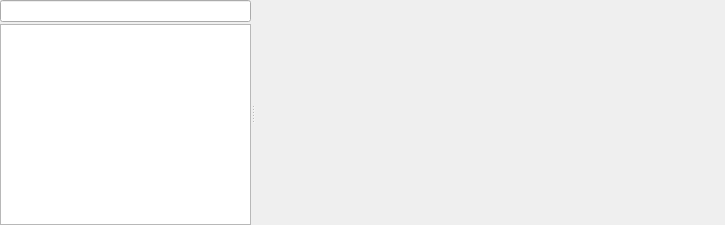
<?xml version="1.0" encoding="UTF-8"?>
<ui version="4.0">
 <class>SettingsDialog</class>
 <widget class="QDialog" name="SettingsDialog">
  <property name="geometry">
   <rect>
    <x>0</x>
    <y>0</y>
    <width>725</width>
    <height>225</height>
   </rect>
  </property>
  <property name="sizePolicy">
   <sizepolicy hsizetype="Minimum" vsizetype="Minimum">
    <horstretch>0</horstretch>
    <verstretch>0</verstretch>
   </sizepolicy>
  </property>
  <property name="windowTitle">
   <string>Prymatex Settings</string>
  </property>
  <property name="windowIcon">
   <iconset>
    <normaloff>:/icons/actions/configure.png</normaloff>:/icons/actions/configure.png</iconset>
  </property>
  <layout class="QVBoxLayout" name="verticalLayout_2">
   <property name="spacing">
    <number>2</number>
   </property>
   <property name="margin">
    <number>0</number>
   </property>
   <item>
    <widget class="QSplitter" name="splitter">
     <property name="orientation">
      <enum>Qt::Horizontal</enum>
     </property>
     <widget class="QWidget" name="layoutWidget">
      <layout class="QVBoxLayout" name="verticalLayout">
       <property name="spacing">
        <number>2</number>
       </property>
       <item>
        <widget class="QLineEdit" name="lineEditFilter"/>
       </item>
       <item>
        <widget class="QTreeView" name="treeViewSettings"/>
       </item>
      </layout>
     </widget>
     <widget class="QWidget" name="mainContainer" native="true">
      <property name="sizePolicy">
       <sizepolicy hsizetype="Preferred" vsizetype="Maximum">
        <horstretch>0</horstretch>
        <verstretch>0</verstretch>
       </sizepolicy>
      </property>
      <property name="minimumSize">
       <size>
        <width>470</width>
        <height>0</height>
       </size>
      </property>
      <layout class="QVBoxLayout" name="verticalLayout_3">
       <property name="spacing">
        <number>2</number>
       </property>
       <property name="margin">
        <number>0</number>
       </property>
       <item>
        <widget class="QWidget" name="container" native="true"/>
       </item>
      </layout>
     </widget>
    </widget>
   </item>
  </layout>
 </widget>
 <resources>
  <include location="../resources.qrc"/>
 </resources>
 <connections/>
</ui>
